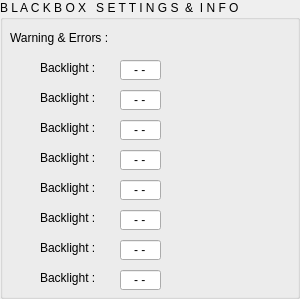
         <widget class="QGroupBox" name="groupBox_6">
          <property name="sizePolicy">
           <sizepolicy hsizetype="Fixed" vsizetype="Preferred">
            <horstretch>0</horstretch>
            <verstretch>0</verstretch>
           </sizepolicy>
          </property>
          <property name="minimumSize">
           <size>
            <width>300</width>
            <height>0</height>
           </size>
          </property>
          <property name="title">
           <string>B L A C K B O X   S E T T I N G S  &amp;&amp;  I N F O</string>
          </property>
          <widget class="QLabel" name="label_10">
           <property name="geometry">
            <rect>
             <x>40</x>
             <y>60</y>
             <width>91</width>
             <height>16</height>
            </rect>
           </property>
           <property name="font">
            <font>
             <pointsize>9</pointsize>
            </font>
           </property>
           <property name="text">
            <string>Backlight :</string>
           </property>
          </widget>
          <widget class="QLineEdit" name="lineBacklight_2">
           <property name="geometry">
            <rect>
             <x>120</x>
             <y>60</y>
             <width>41</width>
             <height>20</height>
            </rect>
           </property>
           <property name="layoutDirection">
            <enum>Qt::LeftToRight</enum>
           </property>
           <property name="autoFillBackground">
            <bool>false</bool>
           </property>
           <property name="styleSheet">
            <string notr="true"/>
           </property>
           <property name="text">
            <string>- -</string>
           </property>
           <property name="alignment">
            <set>Qt::AlignCenter</set>
           </property>
           <property name="readOnly">
            <bool>true</bool>
           </property>
          </widget>
          <widget class="QLineEdit" name="lineBacklight_4">
           <property name="geometry">
            <rect>
             <x>120</x>
             <y>90</y>
             <width>41</width>
             <height>20</height>
            </rect>
           </property>
           <property name="layoutDirection">
            <enum>Qt::LeftToRight</enum>
           </property>
           <property name="autoFillBackground">
            <bool>false</bool>
           </property>
           <property name="styleSheet">
            <string notr="true"/>
           </property>
           <property name="text">
            <string>- -</string>
           </property>
           <property name="alignment">
            <set>Qt::AlignCenter</set>
           </property>
           <property name="readOnly">
            <bool>true</bool>
           </property>
          </widget>
          <widget class="QLabel" name="label_18">
           <property name="geometry">
            <rect>
             <x>40</x>
             <y>90</y>
             <width>91</width>
             <height>16</height>
            </rect>
           </property>
           <property name="font">
            <font>
             <pointsize>9</pointsize>
            </font>
           </property>
           <property name="text">
            <string>Backlight :</string>
           </property>
          </widget>
          <widget class="QLineEdit" name="lineBacklight_5">
           <property name="geometry">
            <rect>
             <x>120</x>
             <y>120</y>
             <width>41</width>
             <height>20</height>
            </rect>
           </property>
           <property name="layoutDirection">
            <enum>Qt::LeftToRight</enum>
           </property>
           <property name="autoFillBackground">
            <bool>false</bool>
           </property>
           <property name="styleSheet">
            <string notr="true"/>
           </property>
           <property name="text">
            <string>- -</string>
           </property>
           <property name="alignment">
            <set>Qt::AlignCenter</set>
           </property>
           <property name="readOnly">
            <bool>true</bool>
           </property>
          </widget>
          <widget class="QLineEdit" name="lineBacklight_6">
           <property name="geometry">
            <rect>
             <x>120</x>
             <y>150</y>
             <width>41</width>
             <height>20</height>
            </rect>
           </property>
           <property name="layoutDirection">
            <enum>Qt::LeftToRight</enum>
           </property>
           <property name="autoFillBackground">
            <bool>false</bool>
           </property>
           <property name="styleSheet">
            <string notr="true"/>
           </property>
           <property name="text">
            <string>- -</string>
           </property>
           <property name="alignment">
            <set>Qt::AlignCenter</set>
           </property>
           <property name="readOnly">
            <bool>true</bool>
           </property>
          </widget>
          <widget class="QLabel" name="label_19">
           <property name="geometry">
            <rect>
             <x>40</x>
             <y>120</y>
             <width>91</width>
             <height>16</height>
            </rect>
           </property>
           <property name="font">
            <font>
             <pointsize>9</pointsize>
            </font>
           </property>
           <property name="text">
            <string>Backlight :</string>
           </property>
          </widget>
          <widget class="QLabel" name="label_20">
           <property name="geometry">
            <rect>
             <x>40</x>
             <y>150</y>
             <width>91</width>
             <height>16</height>
            </rect>
           </property>
           <property name="font">
            <font>
             <pointsize>9</pointsize>
            </font>
           </property>
           <property name="text">
            <string>Backlight :</string>
           </property>
          </widget>
          <widget class="QLabel" name="label_25">
           <property name="geometry">
            <rect>
             <x>40</x>
             <y>270</y>
             <width>91</width>
             <height>16</height>
            </rect>
           </property>
           <property name="font">
            <font>
             <pointsize>9</pointsize>
            </font>
           </property>
           <property name="text">
            <string>Backlight :</string>
           </property>
          </widget>
          <widget class="QLineEdit" name="lineBacklight_11">
           <property name="geometry">
            <rect>
             <x>120</x>
             <y>180</y>
             <width>41</width>
             <height>20</height>
            </rect>
           </property>
           <property name="layoutDirection">
            <enum>Qt::LeftToRight</enum>
           </property>
           <property name="autoFillBackground">
            <bool>false</bool>
           </property>
           <property name="styleSheet">
            <string notr="true"/>
           </property>
           <property name="text">
            <string>- -</string>
           </property>
           <property name="alignment">
            <set>Qt::AlignCenter</set>
           </property>
           <property name="readOnly">
            <bool>true</bool>
           </property>
          </widget>
          <widget class="QLabel" name="label_26">
           <property name="geometry">
            <rect>
             <x>40</x>
             <y>240</y>
             <width>91</width>
             <height>16</height>
            </rect>
           </property>
           <property name="font">
            <font>
             <pointsize>9</pointsize>
            </font>
           </property>
           <property name="text">
            <string>Backlight :</string>
           </property>
          </widget>
          <widget class="QLineEdit" name="lineBacklight_12">
           <property name="geometry">
            <rect>
             <x>120</x>
             <y>240</y>
             <width>41</width>
             <height>20</height>
            </rect>
           </property>
           <property name="layoutDirection">
            <enum>Qt::LeftToRight</enum>
           </property>
           <property name="autoFillBackground">
            <bool>false</bool>
           </property>
           <property name="styleSheet">
            <string notr="true"/>
           </property>
           <property name="text">
            <string>- -</string>
           </property>
           <property name="alignment">
            <set>Qt::AlignCenter</set>
           </property>
           <property name="readOnly">
            <bool>true</bool>
           </property>
          </widget>
          <widget class="QLineEdit" name="lineBacklight_13">
           <property name="geometry">
            <rect>
             <x>120</x>
             <y>210</y>
             <width>41</width>
             <height>20</height>
            </rect>
           </property>
           <property name="layoutDirection">
            <enum>Qt::LeftToRight</enum>
           </property>
           <property name="autoFillBackground">
            <bool>false</bool>
           </property>
           <property name="styleSheet">
            <string notr="true"/>
           </property>
           <property name="text">
            <string>- -</string>
           </property>
           <property name="alignment">
            <set>Qt::AlignCenter</set>
           </property>
           <property name="readOnly">
            <bool>true</bool>
           </property>
          </widget>
          <widget class="QLineEdit" name="lineBacklight_14">
           <property name="geometry">
            <rect>
             <x>120</x>
             <y>270</y>
             <width>41</width>
             <height>20</height>
            </rect>
           </property>
           <property name="layoutDirection">
            <enum>Qt::LeftToRight</enum>
           </property>
           <property name="autoFillBackground">
            <bool>false</bool>
           </property>
           <property name="styleSheet">
            <string notr="true"/>
           </property>
           <property name="text">
            <string>- -</string>
           </property>
           <property name="alignment">
            <set>Qt::AlignCenter</set>
           </property>
           <property name="readOnly">
            <bool>true</bool>
           </property>
          </widget>
          <widget class="QLabel" name="label_27">
           <property name="geometry">
            <rect>
             <x>40</x>
             <y>180</y>
             <width>91</width>
             <height>16</height>
            </rect>
           </property>
           <property name="font">
            <font>
             <pointsize>9</pointsize>
            </font>
           </property>
           <property name="text">
            <string>Backlight :</string>
           </property>
          </widget>
          <widget class="QLabel" name="label_28">
           <property name="geometry">
            <rect>
             <x>40</x>
             <y>210</y>
             <width>91</width>
             <height>16</height>
            </rect>
           </property>
           <property name="font">
            <font>
             <pointsize>9</pointsize>
            </font>
           </property>
           <property name="text">
            <string>Backlight :</string>
           </property>
          </widget>
          <widget class="QLabel" name="label_29">
           <property name="geometry">
            <rect>
             <x>10</x>
             <y>30</y>
             <width>121</width>
             <height>16</height>
            </rect>
           </property>
           <property name="font">
            <font>
             <pointsize>9</pointsize>
            </font>
           </property>
           <property name="text">
            <string>Warning &amp; Errors :</string>
           </property>
          </widget>
         </widget>
